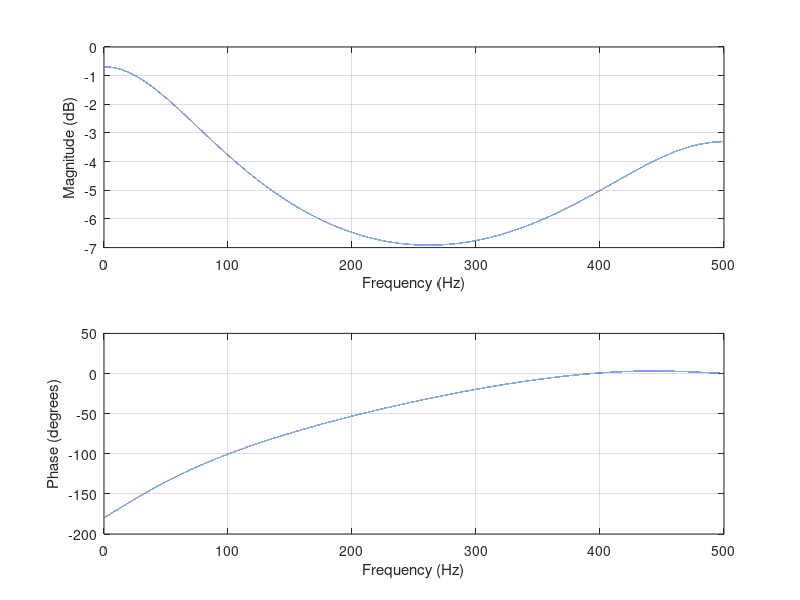
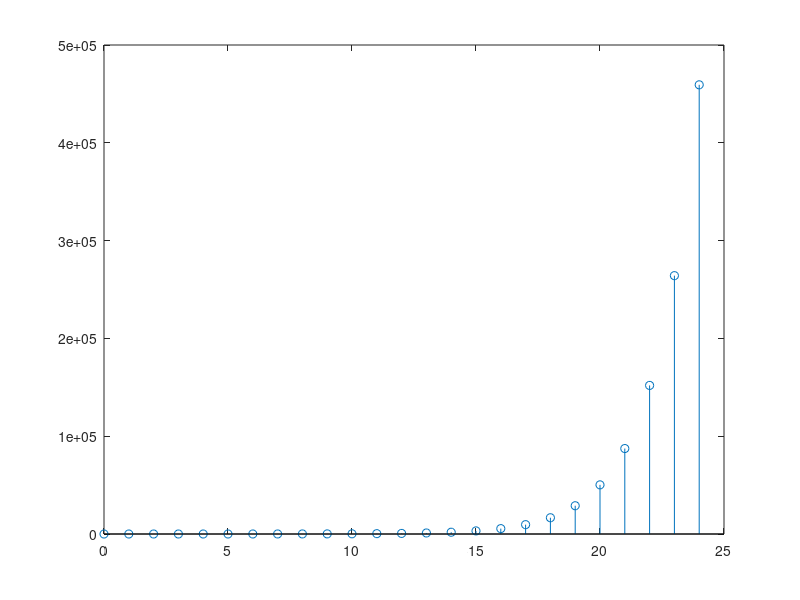

Recreate these plots in MATLAB, in order.
close all
clear

b = 1;
a = [1 -1.8*cos(pi/4) -0.81];

figure(1)
freqz(b,a,2^16,1000);

figure(2)
[h,t]=impz(b,a);
stem(t,h);
